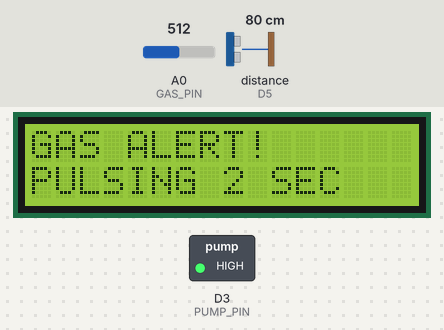
The sketch below on a simulated ESP8266 (NodeMCU). Parts: 16×2 character LCD, switched loads named in the sketch (green lamp = pin HIGH). Wiring (inferred from the names in the program): ultrasonic range finder: trigger D7; echo D5. The test bench sets the inputs (shaded band); at power-on: A0 (GAS_PIN) = 512, distance to the obstacle (sensor on D5) 80 cm. The echo pulse lasts 58.3 µs per cm; pins used as bus, display or sensor lines are not drawn.

Above: at 3.2 s.
3.3 s: A0 (GAS_PIN) set to 291
5.6 s: A0 (GAS_PIN) set to 271
At 6.8 s:
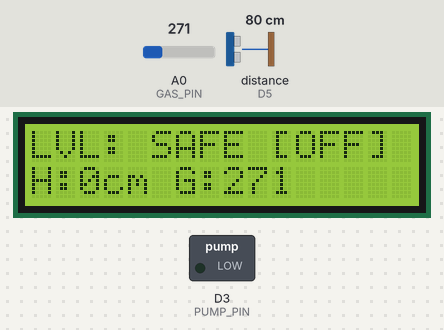
7.1 s: distance to the obstacle (sensor on D5) set to 6 cm
At 8.3 s:
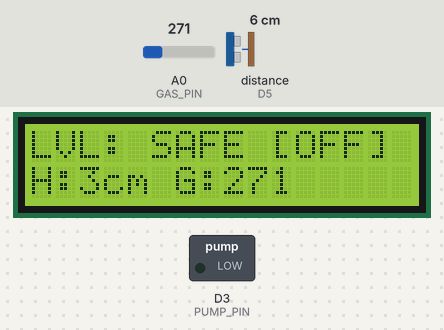
8.7 s: distance to the obstacle (sensor on D5) set to 3 cm
At 9.2 s:
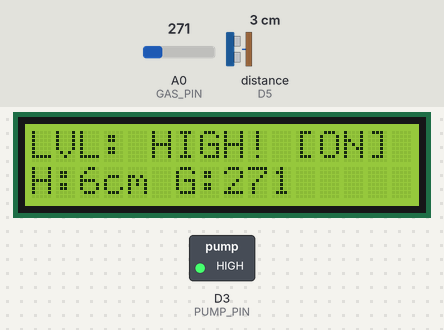
10.2 s: distance to the obstacle (sensor on D5) set to 9 cm
At 11.4 s:
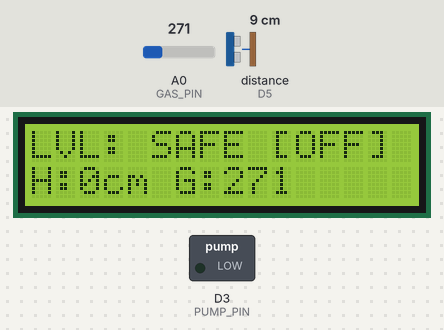
11.7 s: A0 (GAS_PIN) set to 122
At 12.6 s:
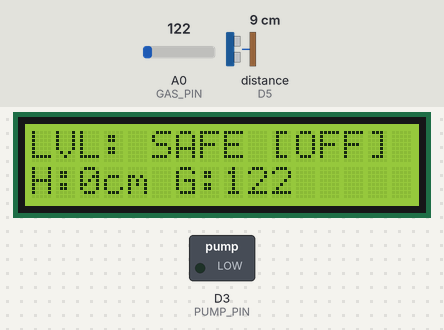
Timing chart, 0 to 14.2 s (numbered marks = the images above; inputs shaded):
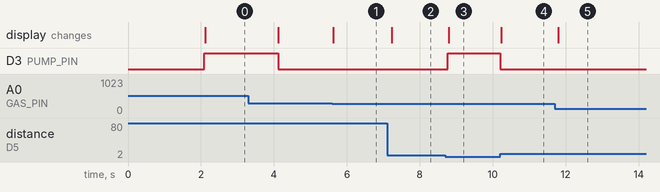

Measured:
- the behaviour switches between 281 and 280 on A0 (GAS_PIN) (found by bisection; images 0 and 1)
- the behaviour switches between 5 and 4 cm on distance to the obstacle (sensor on D5) (found by bisection; images 2 and 3)
- after the input at 5.6 s, the display: changes at once (image 1)
- after the input at 7.1 s, the display: changes after 0.14 s (image 2)
- after the input at 8.7 s, D3 (PUMP_PIN): LOW → HIGH after 0.06 s; the display: changes after 0.09 s (image 3)
- after the input at 10.2 s, D3 (PUMP_PIN): HIGH → LOW at once; the display: changes at once (image 4)
- after the input at 11.7 s, the display: changes after 0.09 s (image 5)

The sketch:

smart_sewage.ino
```cpp
#include <ESP8266WiFi.h>
#include <ESP8266WebServer.h>
#include <Wire.h>
#include <LiquidCrystal_I2C.h>

const char *ssid = "Smart-Sewage-System";
const char *password = "12345678";

ESP8266WebServer server(80);
LiquidCrystal_I2C lcd(0x27, 16, 2);

const int PUMP_PIN = D3;
const int TRIG_PIN = D7;
const int ECHO_PIN = D5;
const int GAS_PIN  = A0;

const int PIPE_DEPTH = 8;     // Total depth of your pipe
const int TRIGGER_DIST = 3;   // Pump starts when 3cm space is left
const int GAS_THRESHOLD = 280;
bool gasAlreadyPumped = false;
String pumpStatus = "SYSTEM IDLE";

String getHTML() {
  int gVal = analogRead(GAS_PIN);
  digitalWrite(TRIG_PIN, LOW); delayMicroseconds(2);
  digitalWrite(TRIG_PIN, HIGH); delayMicroseconds(10);
  digitalWrite(TRIG_PIN, LOW);
  long dur = pulseIn(ECHO_PIN, HIGH);
  int dist = (dur == 0) ? PIPE_DEPTH : (dur * 0.034 / 2);

  // Logic: Height of sewage = Total Depth - Distance measured
  int sewageHeight = PIPE_DEPTH - dist;
  if(sewageHeight < 0) sewageHeight = 0; // Prevent negative numbers

  String html = "<html><head><meta name='viewport' content='width=device-width, initial-scale=1.0'>";
  html += "<meta http-equiv='refresh' content='1'>";
  html += "<style>";
  html += "body { font-family: 'Segoe UI', sans-serif; background: linear-gradient(135deg, #0f2027, #2c5364); color: white; text-align: center; padding: 10px; }";
  html += ".card { background: rgba(255, 255, 255, 0.1); backdrop-filter: blur(15px); border-radius: 20px; padding: 20px; margin: 15px auto; max-width: 400px; border: 1px solid rgba(255,255,255,0.1); box-shadow: 0 8px 32px rgba(0,0,0,0.5); }";
  html += "h1 { letter-spacing: 2px; color: #00d2ff; font-size: 22px; }";
  html += ".value { font-size: 50px; font-weight: 800; margin: 5px 0; }";
  html += ".bar-bg { height: 15px; background: #333; border-radius: 10px; margin-top: 10px; overflow: hidden; }";
  html += ".bar-fill { height: 100%; transition: width 0.5s; background: #00d2ff; }";
  html += ".gas-warn { background: #ff416c; padding: 10px; border-radius: 10px; animation: blink 1s infinite; font-weight: bold; }";
  html += "@keyframes blink { 0% { opacity: 1; } 50% { opacity: 0.5; } 100% { opacity: 1; } }";
  html += "</style></head><body>";

  html += "<h1>SMART SEWAGE SYSTEM</h1>";

  // Dashboard shows Sewage Height (0 to 8cm)
  int levelPercent = map(constrain(sewageHeight, 0, PIPE_DEPTH), 0, PIPE_DEPTH, 5, 100);
  html += "<div class='card'><h4>SEWAGE LEVEL</h4>";
  html += "<div class='value'>" + String(sewageHeight) + "<span style='font-size:20px; opacity:0.6;'>cm</span></div>";
  html += "<div class='bar-bg'><div class='bar-fill' style='width:" + String(levelPercent) + "%'></div></div></div>";

  html += "<div class='card'><h4>ATMOSPHERE SAFETY</h4>";
  if (gVal > GAS_THRESHOLD) {
    html += "<div class='gas-warn'>CRITICAL GAS DETECTED</div>";
    html += "<div class='value' style='color:#ff416c;'>" + String(gVal) + "</div>";
  } else {
    html += "<div style='color:#00ff88; font-weight:bold;'>STATUS: NOMINAL</div>";
    html += "<div class='value'>" + String(gVal) + "</div>";
  }
  html += "</div>";

  String pCol = (pumpStatus == "SYSTEM IDLE") ? "#888" : "#ffcc00";
  html += "<div class='card'><h4>PUMP ACTIVITY</h4>";
  html += "<div style='font-size:24px; color:" + pCol + "; font-weight:bold;'>" + pumpStatus + "</div></div>";

  html += "</body></html>";
  return html;
}

void handleRoot() { server.send(200, "text/html", getHTML()); }

void setup() {
  pinMode(PUMP_PIN, OUTPUT);
  pinMode(TRIG_PIN, OUTPUT);
  pinMode(ECHO_PIN, INPUT);
  digitalWrite(PUMP_PIN, LOW);

  Wire.begin(D2, D1);
  lcd.init();
  lcd.backlight();

  WiFi.softAP(ssid, password);
  server.on("/", handleRoot);
  server.begin();

  lcd.setCursor(0,0);
  lcd.print("SYSTEM ONLINE");
  lcd.setCursor(0,1);
  lcd.print("IP: 192.168.4.1");
  delay(2000);
}

void loop() {
  server.handleClient();

  // Sensor Reading
  digitalWrite(TRIG_PIN, LOW); delayMicroseconds(2);
  digitalWrite(TRIG_PIN, HIGH); delayMicroseconds(10);
  digitalWrite(TRIG_PIN, LOW);
  long duration = pulseIn(ECHO_PIN, HIGH);
  int distance = (duration == 0) ? PIPE_DEPTH : (duration * 0.034 / 2);
  int gasValue = analogRead(GAS_PIN);
  int sHeight = PIPE_DEPTH - distance;
  if(sHeight < 0) sHeight = 0;

  // Gas Safety Logic
  if (gasValue > GAS_THRESHOLD) {
    if (!gasAlreadyPumped) {
      pumpStatus = "GAS WARNING (2S)";
      digitalWrite(PUMP_PIN, HIGH);
      lcd.clear();
      lcd.setCursor(0,0); lcd.print("GAS ALERT!");
      lcd.setCursor(0,1); lcd.print("PULSING 2 SEC");
      delay(2000);
      digitalWrite(PUMP_PIN, LOW);
      gasAlreadyPumped = true;
      lcd.clear();
    }
  } else {
    gasAlreadyPumped = false;
  }

  // Sewage Level Logic
  if (gasValue <= GAS_THRESHOLD) {
    if (distance > 0 && distance <= TRIGGER_DIST) {
      digitalWrite(PUMP_PIN, HIGH);
      pumpStatus = "PUMPING...";
      lcd.setCursor(0,0);
      lcd.print("LVL: HIGH! [ON] ");
    }
    else {
      digitalWrite(PUMP_PIN, LOW);
      pumpStatus = "SYSTEM IDLE";
      lcd.setCursor(0, 0);
      lcd.print("LVL: SAFE [OFF]");
    }

    // LCD Monitor: Shows Sewage Height (H) and Gas (G)
    lcd.setCursor(0, 1);
    lcd.print("H:"); lcd.print(sHeight); lcd.print("cm G:"); lcd.print(gasValue);
    lcd.print("    ");
  }

  // Battery Safety: If LCD looks crazy, this helps reset it
  static unsigned long lastReset = 0;
  if(millis() - lastReset > 10000) {
     Wire.beginTransmission(0x27);
     if (Wire.endTransmission() != 0) lcd.init();
     lastReset = millis();
  }

  delay(100);
}
```
